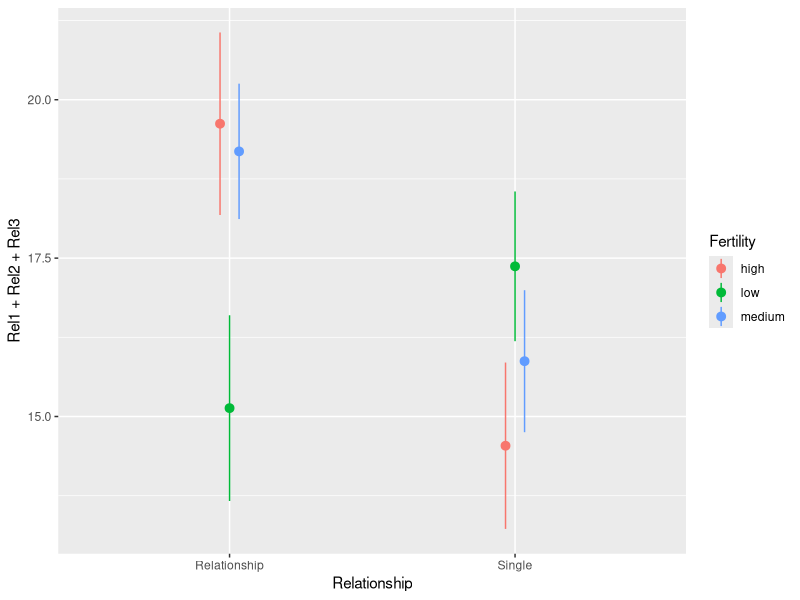

Write R code to recreate this figure. (Note: this script raises an error after producing the figure.)
## ---- chunk 1
knitr::opts_chunk$set(echo = TRUE)

library(knitr)
library(tidyverse)
library(magrittr)
#library(multidy)
## ---- chunk 2
data.raw.study2 <- read_delim("../data/durante_etal_2013_study2.txt", delim = "\t",
    col_types = cols(
        DateTesting = col_date(format = "%m/%d/%y"),
        StartDateofLastPeriod =col_date(format = "%m/%d/%y"),
        StartDateofPeriodBeforeLast = col_date(format = "%m/%d/%y"),
        StartDateNext = col_date(format = "%m/%d/%y")
  )) %>%
  mutate(
    Abortion = abs(7 - Abortion) + 1,
    StemCell = abs(7 - StemCell) + 1,
    Marijuana = abs(7 - Marijuana) + 1,
    RichTax = abs(7 - RichTax) + 1,
    StLiving = abs(7 - StLiving) + 1,
    Profit = abs(7 - Profit) + 1,
    FiscConsComp = FreeMarket + PrivSocialSec + RichTax + StLiving + Profit,
    SocConsComp = Marriage + RestrictAbortion + Abortion + StemCell + Marijuana
  ) %>%
  mutate(ComputedCycleLength = StartDateofLastPeriod - StartDateofPeriodBeforeLast ) 
## ---- chunk 3
data.raw.study2 %>%
  head(10)
## ---- chunk 4
one_universe = data.raw.study2 %>%
  mutate( ComputedCycleLength = StartDateofLastPeriod - StartDateofPeriodBeforeLast ) %>%
  mutate( NextMenstrualOnset = StartDateofLastPeriod + ComputedCycleLength ) %>%
  mutate(
    CycleDay = 28 - (NextMenstrualOnset - DateTesting),
    CycleDay = ifelse(CycleDay > 1 & CycleDay < 28, CycleDay, ifelse(CycleDay < 1, 1, 28))
  ) %>%
  mutate(
    Relationship = factor(ifelse(Relationship==1 | Relationship==2, "Single", "Relationship"))
  ) %>%
  filter( ComputedCycleLength > 25 & ComputedCycleLength < 35) %>%
  filter( Sure1 > 6 | Sure2 > 6 ) %>%
  mutate( Fertility = factor( ifelse(CycleDay >= 7 & CycleDay <= 14, "high", ifelse(CycleDay >= 17 & CycleDay <= 25, "low", "medium")) ) )
## ---- chunk 5
one_universe %>%
  select( NextMenstrualOnset, Relationship, Sure1, Sure2, Fertility, everything() ) %>%
  head(10)
## ---- chunk 6
one_universe %>%
  ggplot(aes(x = Relationship, y = Rel1 + Rel2 + Rel3, color = Fertility)) +
  stat_summary(position = position_dodge(width = .1), fun.data = "mean_se")
## ---- chunk 7
M <- multiverse()
## ---- chunk 8
inside(M, {
  df <- data.raw.study2  %>%
    mutate( ComputedCycleLength = StartDateofLastPeriod - StartDateofPeriodBeforeLast ) %>%
    mutate(NextMenstrualOnset = branch(menstrual_calculation, 
      "mc_option1" ~ StartDateofLastPeriod + ComputedCycleLength,
      "mc_option2" ~ StartDateofLastPeriod + ReportedCycleLength,
      "mc_option3" ~ StartDateNext)
    )
})
## ---- chunk 9
parse_multiverse(M)
## ---- chunk 10
M$parameters
## ---- chunk 11
M$multiverse_table
## ---- chunk 12
M$current_parameter_assignment
## ---- chunk 13
M$code
## ---- chunk 14
get_code(M, list(menstrual_calculation = "mc_option2"))%>%
  rlang::eval_tidy() %>%
  select( NextMenstrualOnset, everything() ) 
## ---- chunk 15
inside(M, {
  df %>%
    mutate(Relationship = branch( relationship_status, 
      "rs_option1" ~ factor(ifelse(Relationship==1 | Relationship==2, 'Single', 'Relationship')),
      "rs_option2" ~ factor(ifelse(Relationship==1, 'Single', 'Relationship')),
      "rs_option3" ~ factor(ifelse(Relationship==1, 'Single', ifelse(Relationship==3 | Relationship==4, 'Relationship', NA))) )
    ) %>%
    mutate(
      CycleDay = 28 - (NextMenstrualOnset - DateTesting),
      CycleDay = ifelse(CycleDay > 1 & CycleDay < 28, CycleDay, ifelse(CycleDay < 1, 1, 28))
    ) %>%
    filter( branch(cycle_length, 
      "cl_option1" ~ TRUE,
      "cl_option2" ~ ComputedCycleLength > 25 & ComputedCycleLength < 35,
      "cl_option3" ~ ReportedCycleLength > 25 & ReportedCycleLength < 35
    )) %>%
    filter( branch(certainty,
        "cer_option1" ~ TRUE,
        "cer_option2" ~ Sure1 > 6 | Sure2 > 6
    )) %>%
    mutate( Fertility = branch( fertile,
        "fer_option1" ~ factor( ifelse(CycleDay >= 7 & CycleDay <= 14, "high", ifelse(CycleDay >= 17 & CycleDay <= 25, "low", "medium")) ),
        "fer_option2" ~ factor( ifelse(CycleDay >= 6 & CycleDay <= 14, "high", ifelse(CycleDay >= 17 & CycleDay <= 27, "low", "medium")) ),
        "fer_option3" ~ factor( ifelse(CycleDay >= 9 & CycleDay <= 17, "high", ifelse(CycleDay >= 18 & CycleDay <= 25, "low", "medium")) ),
        "fer_option4" ~ factor( ifelse(CycleDay >= 8 & CycleDay <= 17, "high", "low") )
    ))
})
## ---- chunk 16
M$code
## ---- chunk 17
parse_multiverse(M) %>%
  attr("multiverse_table")
## ---- chunk 18
M$multiverse_table
## ---- chunk 19
get_code(M) %>%
  rlang::eval_tidy() %>%
  select(ComputedCycleLength, NextMenstrualOnset, CycleDay, Relationship, Fertility)
## ---- chunk 20
universe_parameter_assignment <- list(
    menstrual_calculation = "mc_option1",
    relationship_status = "rs_option3",
    cycle_length = "cl_option2",
    certainty = "cer_option1",
    fertile = "fer_option4"
  )

get_code(M, universe_parameter_assignment) %>%
  rlang::eval_tidy() %>%
  select(ComputedCycleLength, NextMenstrualOnset, CycleDay, Relationship, Fertility)
